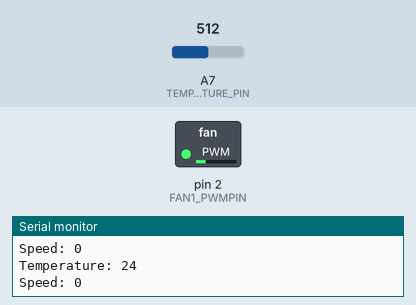
Bench run of a sketch on a simulated Arduino Nano, built with avr-gcc and run on an emulated ATmega328P. Shown: switched loads named in the sketch (green lamp = pin HIGH), the last lines printed to the serial monitor. The test bench sets the inputs (shaded band); at power-on: A7 (TEMPERATURE_PIN) = 512. Pins used as bus, display or sensor lines are not drawn.

Above: at 10.8 s.
10.9 s: A7 (TEMPERATURE_PIN) set to 783
18.4 s: A7 (TEMPERATURE_PIN) set to 815
At 20.3 s:
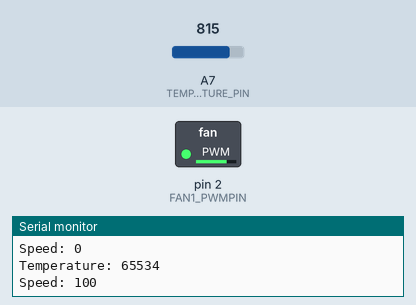
25.9 s: A7 (TEMPERATURE_PIN) set to 204
33.4 s: A7 (TEMPERATURE_PIN) set to 187
At 35.3 s:
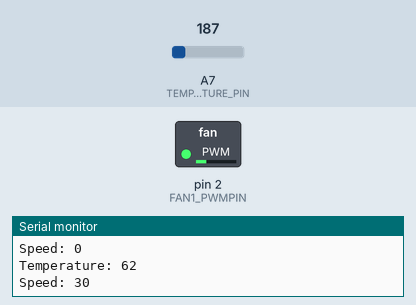
Timing chart, 0 to 36.8 s (numbered marks = the images above; inputs shaded):
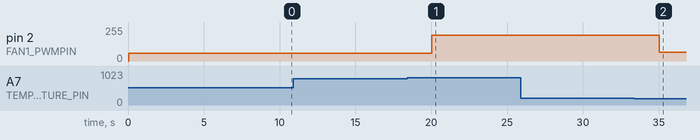

Measured:
- the behaviour switches between 799 and 800 on A7 (TEMPERATURE_PIN) (found by bisection; images 0 and 1)
- the behaviour switches between 197 and 196 on A7 (TEMPERATURE_PIN) (found by bisection; images 1 and 2)
- after the input at 18.4 s, pin 2 (FAN1_PWMPIN): 60/255 → 195/255 after 1.6 s
- after the input at 33.4 s, pin 2 (FAN1_PWMPIN): 195/255 → 65/255 after 1.6 s

The sketch:

FanController.ino
```cpp
#include "AnalogDigitalConverter.h"
#include "NTCTemperature.h"
#include "Regulator.h"
#include "Fan.h"

#define NTC_BETA_COEFFICIENT 3981
#define TEMPERATURE_PIN A7
#define FAN1_PWMPIN 2
#define FAN1_POWERPIN 3

AnalogDigitalConverter<int> adc(TEMPERATURE_PIN);
NTCTemperature temperature(NTC_BETA_COEFFICIENT);
Regulator regulator;
Fan fan1(FAN1_POWERPIN, FAN1_PWMPIN);

void setup()
{
  Serial.begin(9600);
  adc.Connect(temperature);
  temperature.Connect(regulator);
  regulator.Connect(fan1);
}

auto last = micros();

void loop()
{
  auto tick = micros();
  fan1.Service(tick);

  if (tick - last > 5000000)
  {
    last = tick;
    adc.Service();
  }
}
```

AnalogDigitalConverter.h
```cpp
#include "TransmitReceive.h"

template <typename T>
class AnalogDigitalConverter :
  public TransmitBase<uint16_t>
{
public:
  AnalogDigitalConverter(T pin) :
    _pin(pin)
  {}

  ~AnalogDigitalConverter() final override = default;

  void Service()
  {
    auto reading = static_cast<uint16_t>(analogRead(_pin));
    Transmit(reading);
  }

private:
  T _pin;
};
```

Fan.h
```cpp
#include "SoftwarePwm.h"
#include "Relay.h"
#include "TransmitReceive.h"

class Fan :
  public IReceive<uint8_t>
{
public:
  Fan(uint8_t relayPin, uint8_t pwmPin) :
    _pwm(pwmPin, 25000),
    _relay(relayPin)
  {}

  void Service(uint32_t tickUs)
  {
    _pwm.Service(tickUs);
  }

  void Receive(uint8_t& fanSpeed) final override
  {
    Serial.print("Speed: ");
    Serial.println(fanSpeed);
    if (fanSpeed > 0)
    {
      _pwm.SetDutyCyclePercentage(fanSpeed);
      _relay.EnsureOn();
    }
    else
    {
      _relay.EnsureOff();
    }
  }

private:
  SoftwarePwm _pwm;
  Relay _relay;
};
```

NTCTemperature.h
```cpp
#include <stdint.h>
#include "TransmitReceive.h"
#include <Arduino.h>

class NTCTemperature :
  public IReceive<uint16_t>,
  public TransmitBase<uint16_t>
{
public:
  NTCTemperature(uint32_t betaCoefficient) :
    _betaCoefficient(betaCoefficient),
    _thermistorNominal(10000),
    _temperatureNominal(25),
    _seriesResistor(10000)
  {}

  ~NTCTemperature() final override = default;

  void Receive(uint16_t& data) final override
  {
    float reading = data;

    // Calculate resistance.
    reading = 1023 / reading - 1;
    reading = _seriesResistor / reading;

    // Run Steinhart model.
    float steinhart;
    steinhart = reading / _thermistorNominal;     // (R/Ro)
    steinhart = log(steinhart);                  // ln(R/Ro)
    steinhart /= _betaCoefficient;                   // 1/B * ln(R/Ro)
    steinhart += 1.0 / (_temperatureNominal + 273.15); // + (1/To)
    steinhart = 1.0 / steinhart;                 // Invert
    steinhart -= 273.15;                         // convert to C

    auto temp = static_cast<uint16_t>(steinhart);
    Transmit(temp);
  }
private:
  uint32_t _betaCoefficient;
  uint32_t _thermistorNominal;
  uint32_t _temperatureNominal;
  uint32_t _seriesResistor;
};
```

Regulator.h
```cpp
#include "TransmitReceive.h"

class Regulator :
  public IReceive<uint16_t>,
  public TransmitBase<uint8_t>
{
public:
  Regulator() = default;
  ~Regulator() final override = default;

  void Receive(uint16_t& temp) final override
  {
    Serial.print("Temperature: ");
    Serial.println(temp);
    auto percentage = GetPercentage(temp);
    Transmit(percentage);
  }

  uint8_t GetPercentage(uint16_t input)
  {
    if (input > 100)
    {
      return 100;
    }

    if (input > 80)
    {
      return 50;
    }

    if (input > 60)
    {
      return 30;
    }

    return 0;
  }
};
```

Relay.h
```cpp
#include <Arduino.h>
#include <stdint.h>

class Relay
{
public:
  Relay(uint8_t pin) :
    _state(LOW),
    _pin(pin)
  {
    pinMode(_pin, OUTPUT);
    TurnOff();
  }

  void EnsureOn()
  {
    if (!_state)
    {
      TurnOn();
    }
  }

  void EnsureOff()
  {
    if (_state)
    {
      TurnOff();
    }
  }

private:
  bool _state;
  uint8_t _pin;

  void TurnOn()
  {
    _state = true;
    digitalWrite(_pin, LOW);
  }

  void TurnOff()
  {
    _state = false;
    digitalWrite(_pin, HIGH);
  }
};
```

SoftwarePwm.cpp
```cpp
#include "SoftwarePwm.h"
#include <Arduino.h>

SoftwarePwm::SoftwarePwm(uint8_t pin, uint32_t frequency) :
  _pin(pin),
  _frequency(frequency),
  _state(LOW),
  _lastChange(0)
{
  pinMode(_pin, OUTPUT);
  _onePerioed = ONE_SECOND / frequency / 10;
  SetDutyCyclePercentage(30);
}

void SoftwarePwm::SetDutyCyclePercentage(uint8_t dutyCyclePercent)
{
  if (dutyCyclePercent <= 100)
  {
    auto cycle = dutyCyclePercent / 10;
    _highTime = _onePerioed * cycle;
    _lowTime = (_onePerioed * 10) - _highTime;
  }
}

void SoftwarePwm::Service(uint32_t tickUs)
{
  if (tickUs - _lastChange >= (_state ? _highTime : _lowTime))
  {
    ToggleState();
    _lastChange = tickUs;
  }
}

void SoftwarePwm::ToggleState()
{
  if (_state)
  {
    SetState(LOW);
  }
  else
  {
    SetState(HIGH);
  }
}

void SoftwarePwm::SetState(bool state)
{
  _state = state;
  digitalWrite(_pin, state);
}
```

SoftwarePwm.h
```cpp
#include <stdint.h>

class SoftwarePwm
{
public:
  SoftwarePwm(uint8_t pin, uint32_t frequency);

  void SetDutyCyclePercentage(uint8_t dutyCycle);

  void Service(uint32_t tickUs);

private:
  enum { ONE_SECOND = 1000000 };

  SoftwarePwm(const SoftwarePwm&) = delete;
  const SoftwarePwm& operator=(const SoftwarePwm&) = delete;
  SoftwarePwm(SoftwarePwm&&) = delete;
  SoftwarePwm& operator=(SoftwarePwm&&) = delete;

  void ToggleState();
  void SetState(bool state);

  bool _state;
  uint8_t _pin;
  uint32_t _frequency;
  uint32_t _highTime;
  uint32_t _lowTime;
  uint32_t _lastChange;
  public:
  uint32_t _onePerioed;
};
```

TransmitReceive.h
```cpp
#ifndef TRANSMITRECEIVE_H
#define TRANSMITRECEIVE_H

template <typename T>
class IReceive
{
public:
  virtual void Receive(T& data) = 0;
  virtual ~IReceive() = default;
};

template <typename T>
class TransmitBase
{
public:
  TransmitBase() :
    _receiver(nullptr)
  {}

  virtual ~TransmitBase() = default;

  bool Connect(IReceive<T>& receiver)
  {
    if (_receiver == nullptr)
    {
      _receiver = &receiver;
      return true;
    }

    return false;
  }

  void Transmit(T& data)
  {
    if (_receiver != nullptr)
    {
      _receiver->Receive(data);
    }
  }
private:
  IReceive<T>* _receiver;
};

#endif
```
